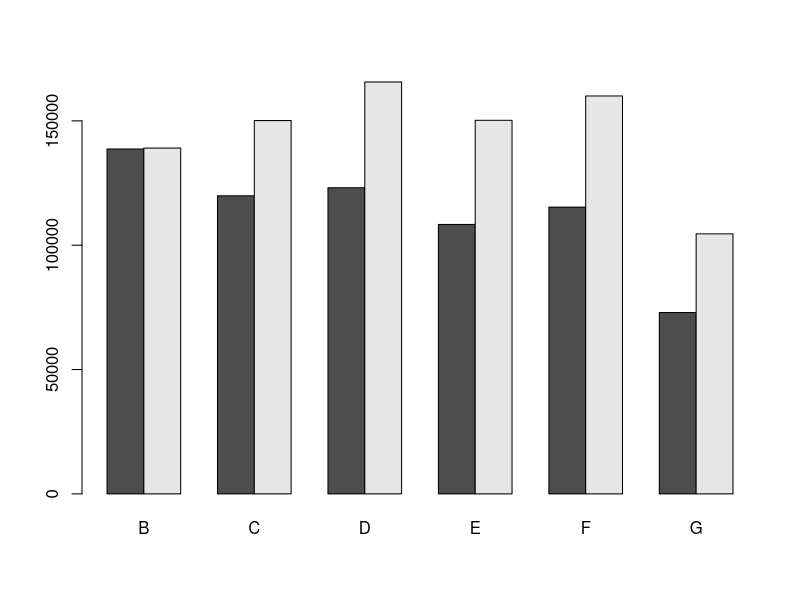

Reproduce this figure in R.
data <- read.csv("data.csv")

epc_rating <- data$epc_rating_a +
    2 * data$epc_rating_b +
    3 * data$epc_rating_c +
    4 * data$epc_rating_d +
    5 * data$epc_rating_e + 6 * data$epc_rating_f + 7 * data$epc_rating_g

barplot(
    rbind(
        tapply(data$price_1, epc_rating, mean),
        tapply(data$price_2, epc_rating, mean)
    ),
    beside = TRUE, names.arg = c("B", "C", "D", "E", "F", "G")
)
